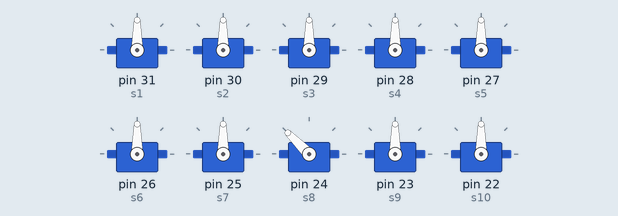
The sketch below on a simulated Arduino Mega 2560, built with avr-gcc and run on an emulated ATmega2560. Shown: 10 × servo.

Above: at 0.55 s.
At 0.85 s:
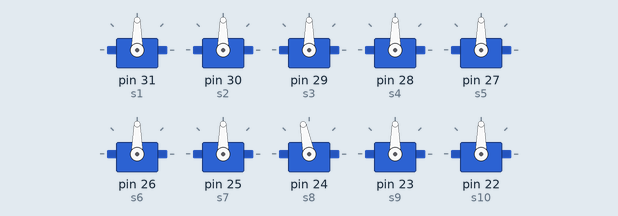
At 1.2 s:
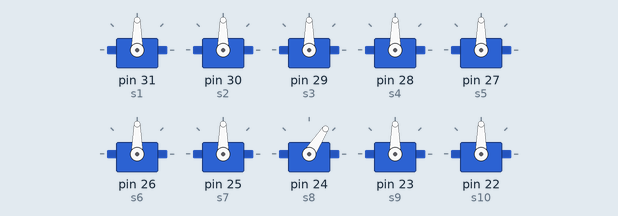
At 1.8 s:
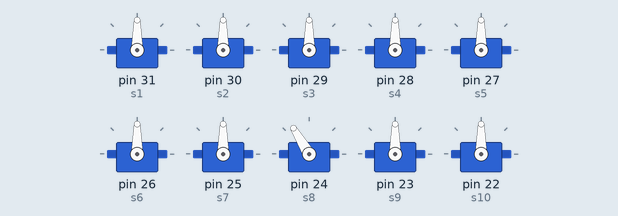
Timing chart, 0 to 3.9 s (numbered marks = the images above):
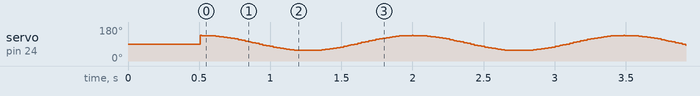

The sketch:

SerpentineMotion.ino
```cpp
/*
Remote control file for serpentine motion
of a snake robot with 12 servos
*/

#include <Servo.h>

// Define servo objects for the snake segments
Servo s1;
Servo s2;
Servo s3;
Servo s4;
Servo s5;
Servo s6;
Servo s7;
Servo s8;
Servo s9;
Servo s10;
Servo s11;
Servo s12;

// Define variables
int forwardPin = 14;  // Remote control movement pins
int reversePin = 15;
int rightPin = 16;
int leftPin = 17;

int forwardVal = 0;  // Remote control variables
int reverseVal = 0;
int rightVal = 0;
int leftVal = 0;

int counter = 0; // Loop counter variable
float lag = .5712; // Phase lag between segments
int frequency = 2; // Oscillation frequency of segments.
int amplitude = 40; // Amplitude of the serpentine motion of the snake
int amplitude7 = 5;
int rightOffset = 5; // Right turn offset
int leftOffset = -5; // Left turn offset
int offset = 6; // Variable to correct servos that are not exactly centered
int delayTime = 8; // Delay between limb movements
int startPause = 500;  // Delay time to position robot
int test = -3; // Test varialble takes values from -6 to +5

void setup()
{


    // Put snake in starting position
    s1.attach(31);
    s2.attach(30);
    s3.attach(29);
    s4.attach(28);
    s5.attach(27);
    s6.attach(26);
    s7.attach(25);
    s8.attach(24);
    s9.attach(23);
    s10.attach(22);

    // //Put snake in starting position
    // s1.write(90);
    // s2.write(90);
    // s3.write(90);
    // s4.write(90);
    // s5.write(90);
    s8.write(90);
    // s7.write(90);
    // s8.write(90);
    // s9.write(90);
    // s10.write(90);
    delay(startPause);  // Pause to position robot


}


void loop()
{
    //Forward motion
    for(counter = 0; counter < 360; counter += 1)  {
        delay(delayTime);

        // s1.write(110);
        // s2.write(90+offset+amplitude*cos(frequency*counter*3.14159/180+4*lag));
        //s3.write(75+(15*+sin(frequency*counter*3.14159/180-(3.14159/2)))); //Set this motor to less than 90 for Forward motion
        // s3.write(70);
        // s4.write(90+offset+amplitude*cos(frequency*counter*3.14159/180+2*lag));
        // s5.write(90);
        s8.write(90+offset+amplitude*cos(frequency*counter*3.14159/180+0*lag));
        //s6.write(90);
        //s7.write(90+amplitude7*cos(frequency*counter*3.14159/180+2*lag));
        // s7.write(90);
        // s8.write(90+amplitude*cos(frequency*counter*3.14159/180-2*lag));
        // s9.write(90); //Set this motor to less than 90 for Backward motion
        // s10.write(90+amplitude*cos(frequency*counter*3.14159/180-4*lag));
    }
}

    // Reverse motion
    /*
    if (reverseVal == HIGH){
    for(counter = 360; counter > 0; counter -= 1)  {
    delay(delayTime);
    s1.write(90+offset+amplitude*cos(frequency*counter*3.14159/180+5*lag));
    s2.write(90+offset+amplitude*cos(frequency*counter*3.14159/180+4*lag));
    s3.write(90+offset+amplitude*cos(frequency*counter*3.14159/180+3*lag));
    s4.write(90+amplitude*cos(frequency*counter*3.14159/180+2*lag));
    s5.write(90+amplitude*cos(frequency*counter*3.14159/180+1*lag));
    s6.write(90+amplitude*cos(frequency*counter*3.14159/180+0*lag));
    s7.write(90+amplitude*cos(frequency*counter*3.14159/180-1*lag));
    s8.write(90+amplitude*cos(frequency*counter*3.14159/180-2*lag));
    s9.write(90+amplitude*cos(frequency*counter*3.14159/180-3*lag));
    s10.write(90+amplitude*cos(frequency*counter*3.14159/180-4*lag));
    s11.write(90+amplitude*cos(frequency*counter*3.14159/180-5*lag));
    s12.write(90+amplitude*cos(frequency*counter*3.14159/180-6*lag));
}
}

// Right turn
if (rightVal == HIGH){
// Ramp up turn offset
for(counter = 0; counter < 10; counter += 1)  {
delay(delayTime);
s1.write(90+offset+.1*counter*rightOffset+amplitude*cos(frequency*counter*3.14159/180+5*lag));
s2.write(90+offset+.1*counter*rightOffset+amplitude*cos(frequency*counter*3.14159/180+4*lag));
s3.write(90+offset+.1*counter*rightOffset+amplitude*cos(frequency*counter*3.14159/180+3*lag));
s4.write(90+.1*counter*rightOffset+amplitude*cos(frequency*counter*3.14159/180+2*lag));
s5.write(90+.1*counter*rightOffset+amplitude*cos(frequency*counter*3.14159/180+1*lag));
s6.write(90+.1*counter*rightOffset+amplitude*cos(frequency*counter*3.14159/180+0*lag));
s7.write(90+.1*counter*rightOffset+amplitude*cos(frequency*counter*3.14159/180-1*lag));
s8.write(90+.1*counter*rightOffset+amplitude*cos(frequency*counter*3.14159/180-2*lag));
s9.write(90+.1*counter*rightOffset+amplitude*cos(frequency*counter*3.14159/180-3*lag));
s10.write(90+.1*counter*rightOffset+amplitude*cos(frequency*counter*3.14159/180-4*lag));
s11.write(90+.1*counter*rightOffset+amplitude*cos(frequency*counter*3.14159/180-5*lag));
s12.write(90+.1*counter*rightOffset+amplitude*cos(frequency*counter*3.14159/180-6*lag));
}
// Continue right turn
for(counter = 11; counter < 350; counter += 1)  {
delay(delayTime);
s1.write(90+offset+rightOffset+amplitude*cos(frequency*counter*3.14159/180+5*lag));
s2.write(90+offset+rightOffset+amplitude*cos(frequency*counter*3.14159/180+4*lag));
s3.write(90+offset+rightOffset+amplitude*cos(frequency*counter*3.14159/180+3*lag));
s4.write(90+rightOffset+amplitude*cos(frequency*counter*3.14159/180+2*lag));
s5.write(90+rightOffset+amplitude*cos(frequency*counter*3.14159/180+1*lag));
s6.write(90+rightOffset+amplitude*cos(frequency*counter*3.14159/180+0*lag));
s7.write(90+rightOffset+amplitude*cos(frequency*counter*3.14159/180-1*lag));
s8.write(90+rightOffset+amplitude*cos(frequency*counter*3.14159/180-2*lag));
s9.write(90+rightOffset+amplitude*cos(frequency*counter*3.14159/180-3*lag));
s10.write(90+rightOffset+amplitude*cos(frequency*counter*3.14159/180-4*lag));
s11.write(90+rightOffset+amplitude*cos(frequency*counter*3.14159/180-5*lag));
s12.write(90+rightOffset+amplitude*cos(frequency*counter*3.14159/180-6*lag));
}
// Ramp down turn offset
for(counter = 350; counter < 360; counter += 1)  {
delay(delayTime);
s1.write(90+offset+.1*(360-counter)*rightOffset+amplitude*cos(frequency*counter*3.14159/180+5*lag));
s2.write(90+offset+.1*(360-counter)*rightOffset+amplitude*cos(frequency*counter*3.14159/180+4*lag));
s3.write(90+offset+.1*(360-counter)*rightOffset+amplitude*cos(frequency*counter*3.14159/180+3*lag));
s4.write(90+.1*(360-counter)*rightOffset+amplitude*cos(frequency*counter*3.14159/180+2*lag));
s5.write(90+.1*(360-counter)*rightOffset+amplitude*cos(frequency*counter*3.14159/180+1*lag));
s6.write(90+.1*(360-counter)*rightOffset+amplitude*cos(frequency*counter*3.14159/180+0*lag));
s7.write(90+.1*(360-counter)*rightOffset+amplitude*cos(frequency*counter*3.14159/180-1*lag));
s8.write(90+.1*(360-counter)*rightOffset+amplitude*cos(frequency*counter*3.14159/180-2*lag));
s9.write(90+.1*(360-counter)*rightOffset+amplitude*cos(frequency*counter*3.14159/180-3*lag));
s10.write(90+.1*(360-counter)*rightOffset+amplitude*cos(frequency*counter*3.14159/180-4*lag));
s11.write(90+.1*(360-counter)*rightOffset+amplitude*cos(frequency*counter*3.14159/180-5*lag));
s12.write(90+.1*(360-counter)*rightOffset+amplitude*cos(frequency*counter*3.14159/180-6*lag));
}
}

// Left turn
if (leftVal == HIGH){
// Ramp up turn offset
for(counter = 0; counter < 10; counter += 1)  {
delay(delayTime);
s1.write(90+offset+.1*counter*leftOffset+amplitude*cos(frequency*counter*3.14159/180+5*lag));
s2.write(90+offset+.1*counter*leftOffset+amplitude*cos(frequency*counter*3.14159/180+4*lag));
s3.write(90+offset+.1*counter*leftOffset+amplitude*cos(frequency*counter*3.14159/180+3*lag));
s4.write(90+.1*counter*leftOffset+amplitude*cos(frequency*counter*3.14159/180+2*lag));
s5.write(90+.1*counter*leftOffset+amplitude*cos(frequency*counter*3.14159/180+1*lag));
s6.write(90+.1*counter*leftOffset+amplitude*cos(frequency*counter*3.14159/180+0*lag));
s7.write(90+.1*counter*leftOffset+amplitude*cos(frequency*counter*3.14159/180-1*lag));
s8.write(90+.1*counter*leftOffset+amplitude*cos(frequency*counter*3.14159/180-2*lag));
s9.write(90+.1*counter*leftOffset+amplitude*cos(frequency*counter*3.14159/180-3*lag));
s10.write(90+.1*counter*leftOffset+amplitude*cos(frequency*counter*3.14159/180-4*lag));
s11.write(90+.1*counter*leftOffset+amplitude*cos(frequency*counter*3.14159/180-5*lag));
s12.write(90+.1*counter*leftOffset+amplitude*cos(frequency*counter*3.14159/180-6*lag));
}
// Continue left turn
for(counter = 11; counter < 350; counter += 1)  {
delay(delayTime);
s1.write(90+offset+leftOffset+amplitude*cos(frequency*counter*3.14159/180+5*lag));
s2.write(90+offset+leftOffset+amplitude*cos(frequency*counter*3.14159/180+4*lag));
s3.write(90+offset+leftOffset+amplitude*cos(frequency*counter*3.14159/180+3*lag));
s4.write(90+leftOffset+amplitude*cos(frequency*counter*3.14159/180+2*lag));
s5.write(90+leftOffset+amplitude*cos(frequency*counter*3.14159/180+1*lag));
s6.write(90+leftOffset+amplitude*cos(frequency*counter*3.14159/180+0*lag));
s7.write(90+leftOffset+amplitude*cos(frequency*counter*3.14159/180-1*lag));
s8.write(90+leftOffset+amplitude*cos(frequency*counter*3.14159/180-2*lag));
s9.write(90+leftOffset+amplitude*cos(frequency*counter*3.14159/180-3*lag));
s10.write(90+leftOffset+amplitude*cos(frequency*counter*3.14159/180-4*lag));
s11.write(90+leftOffset+amplitude*cos(frequency*counter*3.14159/180-5*lag));
s12.write(90+leftOffset+amplitude*cos(frequency*counter*3.14159/180-6*lag));
}
// Ramp down turn offset
for(counter = 350; counter < 360; counter += 1)  {
delay(delayTime);
s1.write(90+offset+.1*(360-counter)*leftOffset+amplitude*cos(frequency*counter*3.14159/180+5*lag));
s2.write(90+offset+.1*(360-counter)*leftOffset+amplitude*cos(frequency*counter*3.14159/180+4*lag));
s3.write(90+offset+.1*(360-counter)*leftOffset+amplitude*cos(frequency*counter*3.14159/180+3*lag));
s4.write(90+.1*(360-counter)*leftOffset+amplitude*cos(frequency*counter*3.14159/180+2*lag));
s5.write(90+.1*(360-counter)*leftOffset+amplitude*cos(frequency*counter*3.14159/180+1*lag));
s6.write(90+.1*(360-counter)*leftOffset+amplitude*cos(frequency*counter*3.14159/180+0*lag));
s7.write(90+.1*(360-counter)*leftOffset+amplitude*cos(frequency*counter*3.14159/180-1*lag));
s8.write(90+.1*(360-counter)*leftOffset+amplitude*cos(frequency*counter*3.14159/180-2*lag));
s9.write(90+.1*(360-counter)*leftOffset+amplitude*cos(frequency*counter*3.14159/180-3*lag));
s10.write(90+.1*(360-counter)*leftOffset+amplitude*cos(frequency*counter*3.14159/180-4*lag));
s11.write(90+.1*(360-counter)*leftOffset+amplitude*cos(frequency*counter*3.14159/180-5*lag));
s12.write(90+.1*(360-counter)*leftOffset+amplitude*cos(frequency*counter*3.14159/180-6*lag));
}

// } */
```
